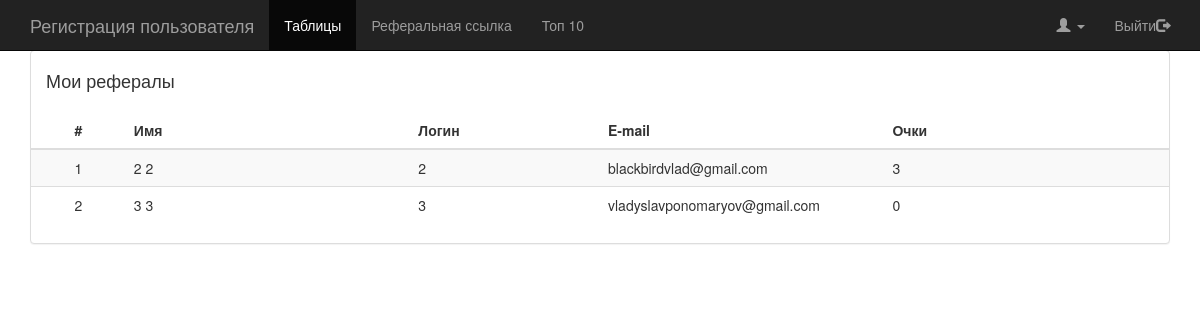
The page /tables/ (signed in) on the database its author committed.
### ref/models.py (models this page shows)
class ReferalUser(models.Model):
    user_stat = models.OneToOneField(User, unique=True)
    point = models.PositiveSmallIntegerField(default=0)
    referal = models.EmailField(max_length=225, null=True, blank=True, default=None)
    class Meta:
        ordering = ["-point"]

### ref/views.py (the view)
# urls.py: url(r'^tables/$', tables, name='tables'),
@login_required
def tables(request):
    u = request.user
    try:
        user = ReferalUser.objects.get(user_stat=u)
    except ReferalUser.DoesNotExist:
        user = None
    try:
        my_ref = ReferalUser.objects.get(user_stat__email=user.referal)
    except ReferalUser.DoesNotExist:
        my_ref = None
    except AttributeError:
        my_ref = None
    referals = ReferalUser.objects.filter(referal=user.user_stat.email)
    return render(request, 'ref/tables.html', {'referals': referals, 'my_ref': my_ref})

### templates/ref/tables.html (shortened to what this page needs)
{% extends 'base.html' %}
{% block navbar-header %}
    <a class="navbar-brand">Регистрация пользователя</a>
{% endblock %}
{% block navigation %}
    <li class="active"><a href="/tables/">Таблицы</a></li>
    <li><a href="/gen_ref/">Реферальная ссылка</a></li>
    <li><a href="/top/">Топ 10</a></li>
{% endblock %}
{% block content %}
<div class="container">
    <div class="panel panel-default panel-my">
        <div>
            <div class="panel-heading panel-heading-my"><h4>Мои рефералы</h4></div>
            <table class="local_admin_table table table-striped" id="ref_table">
                    <thead>
                        <tr>
                            <th class="col-sm-1" style="text-align: center;">#</th>
                            <th class="col-sm-3">Имя</th>
                            <th class="col-sm-2">Логин</th>
                            <th class="col-sm-3">E-mail</th>
                            <th class="col-sm-3">Очки</th>
                        </tr>
                    </thead>
                    <tbody>
                        {% for u in referals %}
                            <tr>
                                <td style="text-align: center;">{{ forloop.counter }}</td>
                                <td>{{ u.user_stat.first_name }} {{ u.user_stat.last_name }}</td>
                                <td>{{ u.user_stat.username }}</td>
                                <td>{{ u.user_stat.email }}</td>
                                <td>{{ u.point }}</td>
                            </tr>
                        {% endfor %}
                    </tbody>
                </table>
            </div>
        </div>
    </div>
{% endblock %}

### static/css/starter-template.css (style rules this page uses)
body { padding-top: 50px; }

### rows shown on the page
ReferalUser: user_stat.first_name "2", user_stat.last_name "2", user_stat.username "2", user_stat.email "blackbirdvlad@gmail.com", point "3"
ReferalUser: user_stat.first_name "3", user_stat.last_name "3", user_stat.username "3", user_stat.email "vladyslavponomaryov@gmail.com", point "0"
